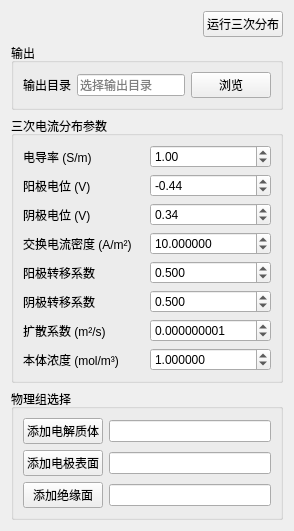
<?xml version="1.0" encoding="UTF-8"?>
<ui version="4.0">
 <class>TertiaryCurrentDistributionWidget</class>
 <widget class="QWidget" name="TertiaryCurrentDistributionWidget">
  <property name="windowTitle">
   <string>三次电流分布</string>
  </property>
  <layout class="QVBoxLayout" name="verticalLayout">
   <item>
    <layout class="QHBoxLayout" name="runLayout">
     <item>
      <spacer name="runSpacer">
       <property name="orientation">
        <enum>Qt::Horizontal</enum>
       </property>
       <property name="sizeHint" stdset="0">
        <size>
         <width>40</width>
         <height>20</height>
        </size>
       </property>
      </spacer>
     </item>
     <item>
      <widget class="QPushButton" name="runPushButton">
       <property name="text">
        <string>运行三次分布</string>
       </property>
      </widget>
     </item>
    </layout>
   </item>
   <item>
    <widget class="QGroupBox" name="meshGroupBox">
     <property name="title">
      <string>输出</string>
     </property>
     <layout class="QGridLayout" name="meshLayout">
      <item row="0" column="0">
       <widget class="QLabel" name="outputLabel">
        <property name="text">
         <string>输出目录</string>
        </property>
       </widget>
      </item>
      <item row="0" column="1">
       <widget class="QLineEdit" name="outputDirLineEdit">
        <property name="placeholderText">
         <string>选择输出目录</string>
        </property>
       </widget>
      </item>
      <item row="0" column="2">
       <widget class="QPushButton" name="outputBrowsePushButton">
        <property name="text">
         <string>浏览</string>
        </property>
       </widget>
      </item>
     </layout>
    </widget>
   </item>
   <item>
    <widget class="QGroupBox" name="parameterGroupBox">
     <property name="title">
      <string>三次电流分布参数</string>
     </property>
     <layout class="QGridLayout" name="paramLayout">
      <item row="0" column="0">
       <widget class="QLabel" name="conductivityLabel">
        <property name="text">
         <string>电导率 (S/m)</string>
        </property>
       </widget>
      </item>
      <item row="0" column="1">
       <widget class="QDoubleSpinBox" name="conductivityDoubleSpinBox">
        <property name="maximum">
         <double>1000000.000000000000000</double>
        </property>
        <property name="value">
         <double>1.000000000000000</double>
        </property>
       </widget>
      </item>
      <item row="1" column="0">
       <widget class="QLabel" name="anodeLabel">
        <property name="text">
         <string>阳极电位 (V)</string>
        </property>
       </widget>
      </item>
      <item row="1" column="1">
       <widget class="QDoubleSpinBox" name="anodePotentialDoubleSpinBox">
        <property name="minimum">
         <double>-1000.000000000000000</double>
        </property>
        <property name="maximum">
         <double>1000.000000000000000</double>
        </property>
        <property name="value">
         <double>-0.440000000000000</double>
        </property>
       </widget>
      </item>
      <item row="2" column="0">
       <widget class="QLabel" name="cathodeLabel">
        <property name="text">
         <string>阴极电位 (V)</string>
        </property>
       </widget>
      </item>
      <item row="2" column="1">
       <widget class="QDoubleSpinBox" name="cathodePotentialDoubleSpinBox">
        <property name="minimum">
         <double>-1000.000000000000000</double>
        </property>
        <property name="maximum">
         <double>1000.000000000000000</double>
        </property>
        <property name="value">
         <double>0.340000000000000</double>
        </property>
       </widget>
      </item>
      <item row="3" column="0">
       <widget class="QLabel" name="exchangeCurrentLabel">
        <property name="text">
         <string>交换电流密度 (A/m²)</string>
        </property>
       </widget>
      </item>
      <item row="3" column="1">
       <widget class="QDoubleSpinBox" name="exchangeCurrentDoubleSpinBox">
        <property name="decimals">
         <number>6</number>
        </property>
        <property name="maximum">
         <double>1000000.000000000000000</double>
        </property>
        <property name="value">
         <double>10.000000000000000</double>
        </property>
       </widget>
      </item>
      <item row="4" column="0">
       <widget class="QLabel" name="anodicCoeffLabel">
        <property name="text">
         <string>阳极转移系数</string>
        </property>
       </widget>
      </item>
      <item row="4" column="1">
       <widget class="QDoubleSpinBox" name="anodicCoeffDoubleSpinBox">
        <property name="decimals">
         <number>3</number>
        </property>
        <property name="maximum">
         <double>1.000000000000000</double>
        </property>
        <property name="singleStep">
         <double>0.010000000000000</double>
        </property>
        <property name="value">
         <double>0.500000000000000</double>
        </property>
       </widget>
      </item>
      <item row="5" column="0">
       <widget class="QLabel" name="cathodicCoeffLabel">
        <property name="text">
         <string>阴极转移系数</string>
        </property>
       </widget>
      </item>
      <item row="5" column="1">
       <widget class="QDoubleSpinBox" name="cathodicCoeffDoubleSpinBox">
        <property name="decimals">
         <number>3</number>
        </property>
        <property name="maximum">
         <double>1.000000000000000</double>
        </property>
        <property name="singleStep">
         <double>0.010000000000000</double>
        </property>
        <property name="value">
         <double>0.500000000000000</double>
        </property>
       </widget>
      </item>
      <item row="6" column="0">
       <widget class="QLabel" name="diffusivityLabel">
        <property name="text">
         <string>扩散系数 (m²/s)</string>
        </property>
       </widget>
      </item>
      <item row="6" column="1">
       <widget class="QDoubleSpinBox" name="diffusivityDoubleSpinBox">
        <property name="decimals">
         <number>9</number>
        </property>
        <property name="maximum">
         <double>1.000000000000000</double>
        </property>
        <property name="value">
         <double>0.000000001000000</double>
        </property>
       </widget>
      </item>
      <item row="7" column="0">
       <widget class="QLabel" name="concentrationLabel">
        <property name="text">
         <string>本体浓度 (mol/m³)</string>
        </property>
       </widget>
      </item>
      <item row="7" column="1">
       <widget class="QDoubleSpinBox" name="concentrationDoubleSpinBox">
        <property name="decimals">
         <number>6</number>
        </property>
        <property name="maximum">
         <double>1000000.000000000000000</double>
        </property>
        <property name="value">
         <double>1.000000000000000</double>
        </property>
       </widget>
      </item>
     </layout>
    </widget>
   </item>
   <item>
    <widget class="QGroupBox" name="selectionGroupBox">
     <property name="title">
      <string>物理组选择</string>
     </property>
     <layout class="QGridLayout" name="selectionLayout">
      <item row="0" column="0">
       <widget class="QPushButton" name="electrolytePushButton">
        <property name="text">
         <string>添加电解质体</string>
        </property>
       </widget>
      </item>
      <item row="0" column="1">
       <widget class="QLineEdit" name="electrolyteLineEdit">
        <property name="readOnly">
         <bool>true</bool>
        </property>
       </widget>
      </item>
      <item row="1" column="0">
       <widget class="QPushButton" name="electrodeSurfacePushButton">
        <property name="text">
         <string>添加电极表面</string>
        </property>
       </widget>
      </item>
      <item row="1" column="1">
       <widget class="QLineEdit" name="electrodeLineEdit">
        <property name="readOnly">
         <bool>true</bool>
        </property>
       </widget>
      </item>
      <item row="2" column="0">
       <widget class="QPushButton" name="insulationPushButton">
        <property name="text">
         <string>添加绝缘面</string>
        </property>
       </widget>
      </item>
      <item row="2" column="1">
       <widget class="QLineEdit" name="insulationLineEdit">
        <property name="readOnly">
         <bool>true</bool>
        </property>
       </widget>
      </item>
     </layout>
    </widget>
   </item>
  </layout>
 </widget>
 <resources/>
 <connections/>
</ui>
